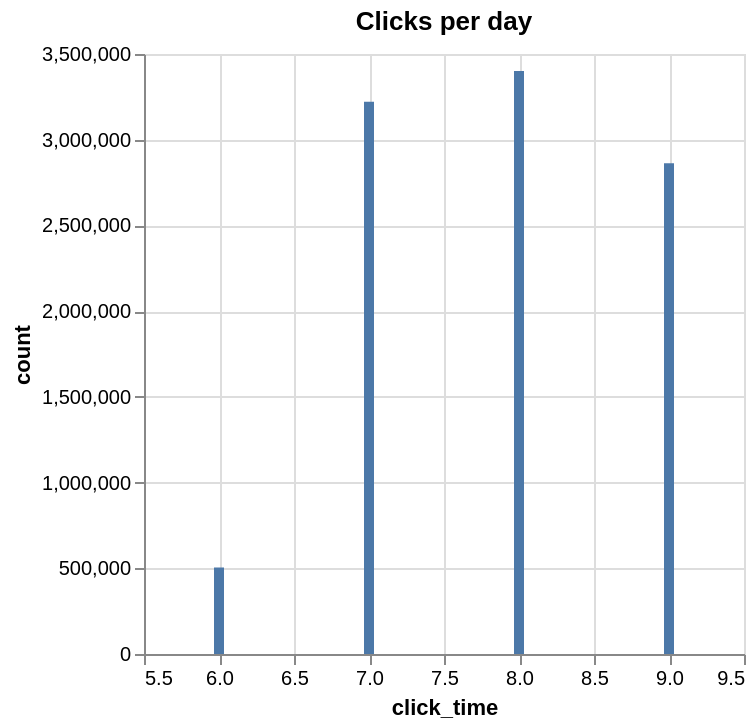

Notebook cell for this chart:
### Markdown cell above
# Clicks per day

### Code cell
data.select(pl.col(TS.click_time).dt.day().value_counts().sort()).unnest(pl.col(TS.click_time)).plot.bar(
    x=TS.click_time,
    y="count").properties(title='Clicks per day')

### Figure 1 — Vega-Lite specification as saved in the notebook (floating-point values rounded to 4 significant figures)
{"config": {"view": {"continuousWidth": 300, "continuousHeight": 300}}, "data": {"name": "data-bf45701bcfcae5e4787ef9848801e1c5"}, "mark": {"type": "bar", "tooltip": true}, "encoding": {"x": {"field": "click_time", "type": "quantitative"}, "y": {"field": "count", "type": "quantitative"}}, "params": [{"name": "param_1", "select": {"type": "interval", "encodings": ["x", "y"]}, "bind": "scales"}], "title": "Clicks per day", "$schema": "https://vega.github.io/schema/vega-lite/v5.20.1.json", "datasets": {"data-bf45701bcfcae5e4787ef9848801e1c5": [{"click_time": 6, "count": 503893}, {"click_time": 7, "count": 3221970}, {"click_time": 8, "count": 3400469}, {"click_time": 9, "count": 2862438}]}}
